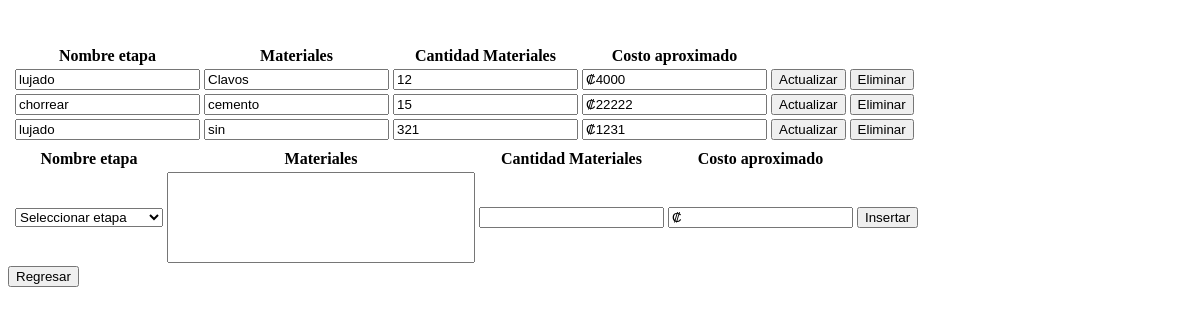
The page /view/ObraEtapaMaterialesView.php on the database as committed earlier.
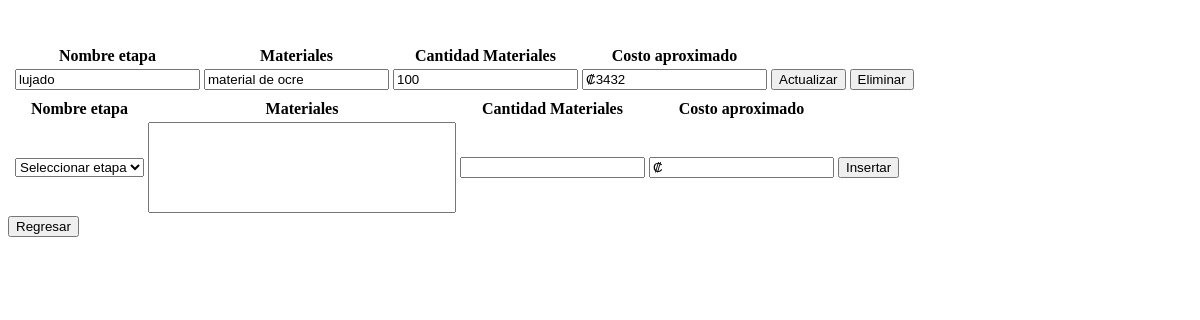
The same page on the database as committed later.
### tables this page shows
CREATE TABLE `tbobraetapamateriales` (
  `tbetapamaterialesid` int(11) NOT NULL,
  `tbetapaid` int(11) NOT NULL,
  `tbetapanombremateriales` varchar(1000) NOT NULL,
  `tbetapacantidad` int(11) NOT NULL,
  `tbetapacostoaproximado` int(11) NOT NULL
);

CREATE TABLE `tbobraetapa` (
  `tbobraetapaid` int(11) NOT NULL,
  `tbobraid` int(11) NOT NULL,
  `tbobraetapanombre` text NOT NULL,
  `tbobraetapadescricion` text NOT NULL,
  `tbobraetapaduracionaproximada` int(11) NOT NULL
);

### data/ObraEtapaMaterialesData.php (called while the page is built, shortened)
<?php
include '../domain/ObraEtapaMateriales.php';
class ObraEtapaMaterialesData extends Data {
    public function getAllObraEtapaMateriales() {
        $conn = mysqli_connect($this->server, $this->user, $this->password, $this->db);
        $conn->set_charset('utf8');
        $querySelect = "SELECT * FROM tbobraetapamateriales;";
        $result = mysqli_query($conn, $querySelect);
        $obraMateriales = [];
        while ($row = mysqli_fetch_array($result)) {
            $currentEtapa = new ObraEtapaMateriales($row['tbetapamaterialesid'], $row['tbetapaid'], $row['tbetapanombremateriales'], $row['tbetapacantidad'], $row['tbetapacostoaproximado']);
            array_push($obraMateriales, $currentEtapa);
        }
        return $obraMateriales;
    }
}

### business/ObraEtapaMaterialesBusiness.php (called while the page is built, shortened)
<?php
include '../data/ObraEtapaMaterialesData.php';
class ObraEtapaMaterialesBusiness {
    private $ObraEtapaMaterialesData;
    public function ObraEtapaMaterialesBusiness() {
        $this->ObraEtapaMaterialesData = new ObraEtapaMaterialesData();
    }
    public function getAllObraEtapaMateriales() {
        return $this->ObraEtapaMaterialesData->getAllObraEtapaMateriales();
    }
}

### data/ObraEtapaData.php (called while the page is built, shortened)
<?php
class ObraEtapaData extends Data {
    public function getNombreEtapa($idEtapa) {
        $conn = mysqli_connect($this->server, $this->user, $this->password, $this->db);
        $conn->set_charset('utf8');
        $querySelect = "SELECT 	tbobraetapanombre FROM tbobraetapa WHERE tbobraetapaid  = '". $idEtapa ."';";
        $result = mysqli_query($conn, $querySelect);
        $nombreEmpleado = "";
        while ($row = mysqli_fetch_array($result)) {
            $nombreEmpleado = $row['tbobraetapanombre'];
        }
        return $nombreEmpleado;
    }
}

### business/ObraEtapaBusiness.php (called while the page is built, shortened)
<?php
include '../data/ObraEtapaData.php';
class ObraEtapaBusiness {
    private $ObraEtapaData;
    public function ObraEtapaBusiness() {
        $this->ObraEtapaData = new ObraEtapaData();
    }
    public function getNombreEtapa($obraEtapaId)  {
        return $this->ObraEtapaData->getNombreEtapa($obraEtapaId) ;
    }
}

### domain/ObraEtapaMateriales.php (called while the page is built, shortened)
<?php
class ObraEtapaMateriales{
    private $obraEtapaMaterialesId;
    private $etapaNombreMateriales;
    private $etapaCantidad;
    private $etapaCostoAproximado;
    function ObraEtapaMateriales($obraEtapaMaterialesId, $etapaId,$etapaNombreMateriales, $etapaCantidad, $etapaCostoAproximado) {
        $this->obraEtapaMaterialesId = $obraEtapaMaterialesId;
        $this->etapaNombreMateriales = $etapaNombreMateriales;
        $this->etapaCantidad = $etapaCantidad;
        $this->etapaCostoAproximado = $etapaCostoAproximado;
    }
    function getObraEtapaMaterialesId() {
        return $this->obraEtapaMaterialesId;
    }
    function getEtapaNombreMateriales() {
        return $this->etapaNombreMateriales;
    }
    function getEtapaCantidad() {
        return $this->etapaCantidad;
    }
    function getEtapaCostoAproximado() {
        return $this->etapaCostoAproximado;
    }
}

### view/ObraEtapaMaterialesView.php (the view, shortened to what the changed rows need)
<!DOCTYPE html>
<html lang="en">
<head>
    <?php
    include '../business/ObraEtapaMaterialesBusiness.php';
    include '../business/ObraEtapaBusiness.php';
    ?>
</head>
<body>
    <section id="form">
        <table>
            <tr>
            <th> </th>
                <th>Nombre etapa</th>
                <th>Materiales</th>
                <th>Cantidad Materiales</th>
                <th>Costo aproximado</th>
            </tr>
            <tbody id=buscar>
                <?php
                $ObraEtapaMaterialesBusiness = new ObraEtapaMaterialesBusiness();
                $ObraEtapaBusiness = new ObraEtapaBusiness();
                $allObrasEtapaMateriales = $ObraEtapaMaterialesBusiness->getAllObraEtapaMateriales();
                foreach ($allObrasEtapaMateriales as $current) {
                    echo '<form method="post" enctype="multipart/form-data" action="../business/ObraEtapaMaterialesAction.php">';
                    echo '<td><input type="hidden" readonly name="etapamaterialid" id="etapamaterialid" value="' . $current->getObraEtapaMaterialesId(). '"/></td>';
                    echo '<td><input type="text" readonly name="nombreetapa" id="nombreetapa" value="' . $ObraEtapaBusiness->getNombreEtapa($current->getEtapaId()) .  '"/></td>';
                    echo '<td><input required type="text" name="nombrematerial" id="nombrematerial" value="' . $current->getEtapaNombreMateriales() . '"/></td>';
                    echo '<td><input required type="text" data-mask  ="####" name="cantidadmaterial" id="cantidadmaterial" value="' . $current->getEtapaCantidad() . '"/></td>';
                    echo '<td><input required type="text" data-mask  ="₡ #.##0,00" name="montoaproximado" id="montoaproximado" value="₡' . $current->getEtapaCostoAproximado() . '"/></td>';
                    echo '<td><input type="submit" value="Actualizar" name="actualizar" id="actualizar"/></td>';
                    echo '<td><button onclick="eliminarEtapaMaterial(' . $current->getObraEtapaMaterialesId() . ')">Eliminar</button></td>';
                    echo '</form>';
                }
                ?>
            </tbody>
            <table>
                <tr>
                    <th></th>
                </tr>
                <th></th>
                <th>Nombre etapa</th>
                <th>Materiales</th>
                <th>Cantidad Materiales</th>
                <th>Costo aproximado</th>
            </table>
    </table>
    </section>
</body>
</html>

Rows that differ between the two databases and show on the page:
removed tbobraetapamateriales: nombreetapa "chorrear", nombrematerial "cemento", cantidadmaterial "15", montoaproximado "₡22222"
removed tbobraetapamateriales: nombreetapa "lujado", nombrematerial "sin", cantidadmaterial "321", montoaproximado "₡1231"
changed tbobraetapamateriales "lujado": nombrematerial "Clavos" → "material de ocre"; cantidadmaterial "12" → "100"; montoaproximado "₡4000" → "₡3432"
